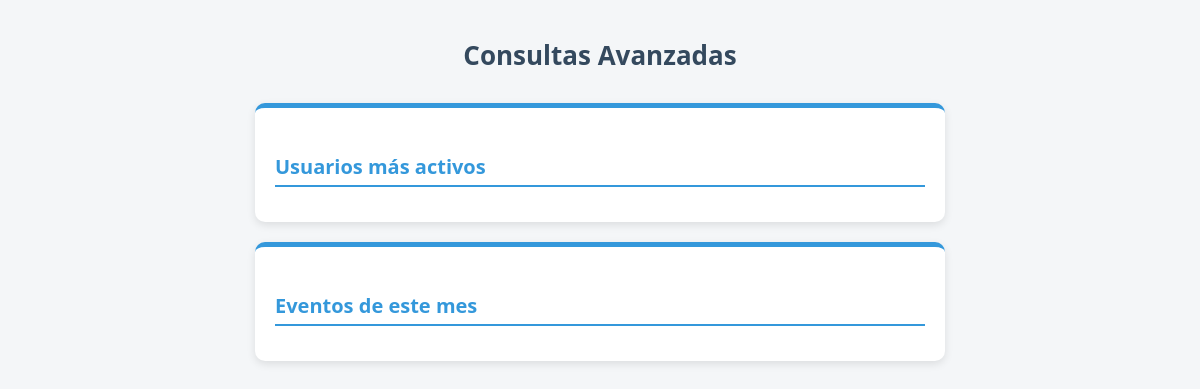
Page /eventos/consultas/ on the earlier database version.
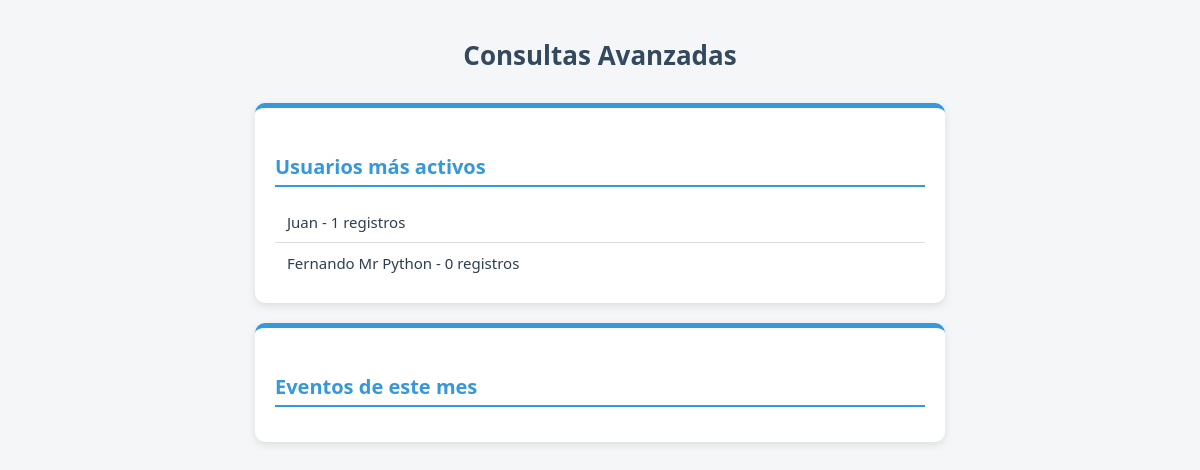
Same page on the later database version.
### eventos/models.py (models this page shows, shortened)
class Usuario(models.Model):
    nombre=models.CharField(max_length=200)
    email=models.EmailField(unique=True)

### eventos/views.py (the view)
# urls.py: path('consultas/', views.consultas, name='consultas'),
def consultas(request):
    usuarios_activos=Usuario.objects.annotate(num_eventos=Count('registros')).order_by('-num_eventos')[:5]
    eventos_mes=Evento.objects.filter(fecha__month=1)
    return render(request, 'eventos/consultas.html',{
        'usuarios_activos':usuarios_activos,
        'eventos_mes':eventos_mes,
    })

### eventos/templates/eventos/consultas.html (shortened to what this page needs)
{% load static %}
<!DOCTYPE html>
<html lang="en">
<head>
  <link rel="stylesheet" href="{% static 'css/consultas.css' %}">
</head>
<body>
  <h1>Consultas Avanzadas</h1>
  <div class="card">
    <h2>Usuarios más activos</h2>
    <ul>
      {% for usuario in usuarios_activos %}
      <li>{{ usuario.nombre }} - {{ usuario.num_eventos }} registros</li>
      {% endfor %}
    </ul>
  </div>
  <div class="card">
    <h2>Eventos de este mes</h2>
  </div>
</body>
</html>

Differences in the rows shown:
added Usuario: nombre "Juan", num_eventos "1"
added Usuario: nombre "Fernando Mr Python", num_eventos "0"
